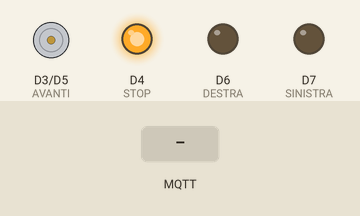
This sketch was run on a simulated ESP8266 (Wemos D1 mini). Parts: motor-driver pin pairs drawn as motors (green arrow = first pin HIGH = forward, orange = second pin HIGH = backward, longer = more drive), output pins drawn as LEDs (lit = HIGH). The inputs (shaded band) are chosen by the test bench. WiFi joins after 1.5 s; servers stay silent unless stated; random numbers use the default seed unless the sketch sets one; no MQTT or app messages arrive unless stated; what the sketch prints to the serial monitor is not drawn.

Above: at 2.7 s.
2.8 s: MQTT message "true" arrives on the first subscribed topic
At 3.2 s:
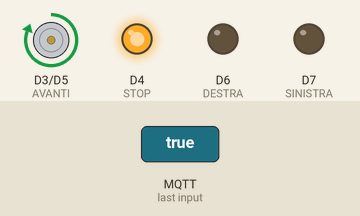
4.3 s: MQTT message "true" arrives on the second subscribed topic
At 5.5 s:
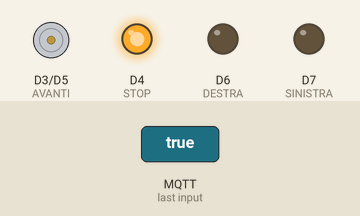
5.8 s: MQTT message "/avanti" arrives on the first subscribed topic
At 6.7 s:
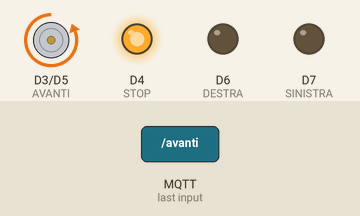
7.3 s: MQTT message "true" arrives on the third subscribed topic
At 7.8 s:
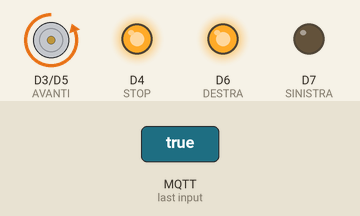
8.8 s: MQTT message "/avanti" arrives on the second subscribed topic
At 10.0 s:
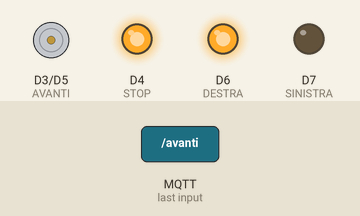
10.3 s: MQTT message "true" arrives on the first subscribed topic
At 11.3 s:
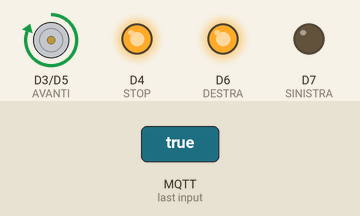
Timing chart, 0 to 12.8 s (numbered marks = the images above; inputs shaded):
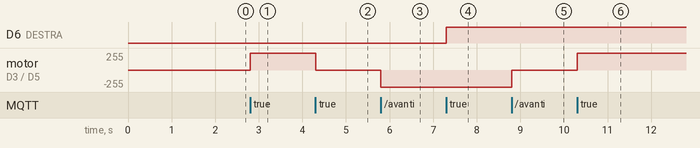

Measured:
- after the input at 2.8 s, motor on D3 (AVANTI) / D5 (INDIETRO): stopped → forward 255/255 at once
- after the input at 4.3 s, motor on D3 (AVANTI) / D5 (INDIETRO): forward 255/255 → stopped at once
- after the input at 5.8 s, motor on D3 (AVANTI) / D5 (INDIETRO): stopped → backward 255/255 at once
- after the input at 7.3 s, D6 (DESTRA): LOW → HIGH at once
- after the input at 8.8 s, motor on D3 (AVANTI) / D5 (INDIETRO): backward 255/255 → stopped at once
- after the input at 10.3 s, motor on D3 (AVANTI) / D5 (INDIETRO): stopped → forward 255/255 at once

The sketch:

codice_wemos.ino
```cpp
// inclusion of libraries and files
#include <ESP8266WiFi.h>
#include <PubSubClient.h>
#include "costanti.h"
#include "motori.h"
#include "wifi.h"
// inclusion of libraries and files

void setup() {
  Serial.begin(115200); // initialization of the serial
  // pin mode setting
  pinMode(AVANTI, OUTPUT);
  pinMode(STOP, OUTPUT);
  pinMode(INDIETRO, OUTPUT);
  pinMode(DESTRA, OUTPUT);
  pinMode(SINISTRA, OUTPUT);
  // pin mode setting

  setup_wifi(); // function call for wifi
  client.setServer(mqtt_server, 1883);  // setting the mqtt server to connect to
  client.setCallback(callback); // setting the function to be performed when the server receives a message
  Setup_M();  // call of the function for the standard predisposition of the motors
}

void loop() {
  if (!client.connected()) {  // check if the card is connected to the mqtt server if it is not connected
    reconnect();
  }
  client.loop();  // function necessary for the operation of mqtt communication

}
```

costanti.h
```cpp
#define AVANTI D3 // pin connected to pin 13 of the arduino board
#define STOP D4 // pin connected to pin 12 of the arduino board
#define INDIETRO D5 // pin connected to pin 8 of the arduino board
#define DESTRA D6 // pin connected to pin 7 of the arduino board
#define SINISTRA D7 // pin connected to pin 6 of the arduino board
// information of WiFi networks and the mqtt server
const char* ssid = "";
const char* password = "";
const char* mqtt_server = "";
const char* mqtt_us = "";
const char* mqtt_pass = "";
//information of WiFi networks and the mqtt server
WiFiClient espClient; // creation of the internet client
PubSubClient client(espClient); // client assignment to mqtt communication
```

motori.h
```cpp
void avanti(bool);  // forward function prototype, serves to move straight
void indietro(bool);  // back function prototype, serves to make go back
void destra(bool);  // right function prototype, serves to make it go right
void sinistra(bool);  // left function prototype, serves to make left go
void Stop(bool);  // stop function prototype, it is used to make it stop
void Setup_M(); // Setup_M function prototype, it is used to initialize the motors in one direction and with one speed

void Setup_M(){
  digitalWrite(AVANTI, LOW);
  digitalWrite(STOP, HIGH);
  digitalWrite(INDIETRO, LOW);
  digitalWrite(DESTRA, LOW);
  digitalWrite(SINISTRA, LOW);
}
void Stop(bool msg){
  digitalWrite(STOP, msg);
}

void avanti(bool msg){
  digitalWrite(AVANTI, msg);
}

void indietro(bool msg){
  digitalWrite(INDIETRO, msg);
}

void destra(bool msg){
  digitalWrite(DESTRA, msg);
}

void sinistra(bool msg){
  digitalWrite(SINISTRA, msg);
}
```

wifi.h
```cpp
unsigned long lastMsg = 0;
#define MSG_BUFFER_SIZE  (50)
char msg[MSG_BUFFER_SIZE];
int value = 0;

void callback(char* topic, byte* payload, unsigned int length); // callback function prototype
void setup_wifi();  // setup_wifi function prototype, required to connect to the WiFi network
void riconnessione(); // riconnessione function prototypeneeded to connect to the mqtt server

void setup_wifi() {
  delay(10);
  // We start by connecting to a WiFi network
  Serial.println();
  Serial.print("Connecting to ");
  Serial.println(ssid);
  WiFi.mode(WIFI_STA);
  WiFi.begin(ssid, password);

  while (WiFi.status() != WL_CONNECTED) {
    delay(500);
    Serial.print(".");
  }

  randomSeed(micros());

  Serial.println("");
  Serial.println("WiFi connected");
  Serial.println("IP address: ");
  Serial.println(WiFi.localIP());
}

void callback(char* topic, byte* payload, unsigned int length) {
  Serial.print("Message arrived [");
  Serial.print(topic);
  Serial.print("] ");
  // variables for controlling the signals to be sent to the arduino
  bool stato_avanti = true;
  bool stato_indietro = true;
  bool stato_destra = true;
  bool stato_sinistra = true;
  bool stato_Stop = true;
  // variables for controlling the signals to be sent to the arduino

  String msg; // message received from the server
  for (int i = 0; i < length; i++) {
    msg +=(char)payload[i];
  }
  Serial.println(msg);

// compares the received message with the one we need makes the function call with the help of command variables
  if(strcmp(topic, "/avanti") == 0){
    if(msg == "true"){
      avanti(stato_avanti);
    }else{
      avanti(!stato_avanti);
    }
  }
  if(strcmp(topic, "/indietro") == 0){
    if(msg == "true"){
      indietro(stato_indietro);
    }else{
      indietro(!stato_indietro);
    }
  }
  if(strcmp(topic, "/destra") == 0){
    if(msg == "true"){
      destra(stato_destra);
    }else{
      destra(!stato_destra);
    }
  }
  if(strcmp(topic, "/sinistra") == 0){
    if(msg == "true"){
      sinistra(stato_sinistra);
    }else{
      sinistra(!stato_sinistra);
    }
  }
  if(strcmp(topic, "/stop") == 0){
    if(msg == "true"){
      Stop(stato_Stop);
    }else{
      Stop(!stato_Stop);
    }
  }
// compares the received message with the one we need makes the function call with the help of command variables
}

void reconnect() {
  // Loop until we're reconnected
  while (!client.connected()) {
    Serial.print("Attempting MQTT connection...");
    // Create a random client ID
    String clientId = "ESP8266Client-";
    clientId += String(random(0xffff), HEX);
    // Attempt to connect
    if (client.connect("macchinina",  mqtt_us, mqtt_pass)) {
      Serial.println("connected");

      // subscription to mqtt topics
      client.subscribe("/avanti");
      client.subscribe("/indietro");
      client.subscribe("/destra");
      client.subscribe("/sinistra");
      client.subscribe("/ostacolo");
      client.subscribe("/Ultrasuoni");
      client.subscribe("/stop");
      // subscription to mqtt topics
    } else {
      Serial.print("failed, rc=");
      Serial.print(client.state());
      Serial.println(" try again in 5 seconds");
      // Wait 5 seconds before retrying
      delay(5000);
    }
  }
}
```
